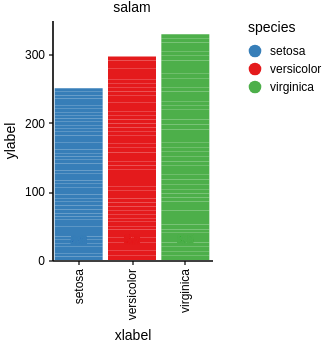

Notebook source saved alongside this figure:
### Code cell
p1 = (
    alt.Chart(iris)
    .mark_bar()
    .encode(
        x=alt.X("species", title="xlabel", sort=None),
        y=alt.Y("sepal_length", title="ylabel", scale=alt.Scale(zero=False)),
        color="species",
    )
)
p2 = p1.mark_text(dy=-8).encode(text="sepal_length")
(p1 + p2).properties(title="salam", height=120, width=80)

### Figure 1 — Vega-Lite specification as saved in the notebook (floating-point values rounded to 4 significant figures; data arrays with more than 128 entries replaced by an {"elided": "..."} marker saying what was removed)
{"config": {"font": "Helvetica", "padding": 0, "scheme": "set1", "color": {"field": "color", "type": "Set1"}, "view": {"strokeWidth": 0}, "title": {"fontSize": 7, "offset": 3, "fontWeight": "normal"}, "axis": {"grid": false, "domainColor": "black", "domainWidth": 0.8, "tickColor": "black", "tickSize": 2, "tickWidth": 0.6, "labelFontWeight": "normal", "titleFontWeight": "normal", "labelFontSize": 6, "titleFontSize": 7}, "range": {"category": ["#377EB8", "#E41A1C", "#4DAF4A", "#984EA3", "#FF7F00", "#A55628"], "heatmap": {"scheme": "viridis"}, "ordinal": {"scheme": "set1"}, "ramp": {"scheme": "set1"}, "diverging": {"scheme": "set1"}}, "legend": {"labelFontWeight": "normal", "titleFontWeight": "normal", "labelFontSize": 6, "titleFontSize": 7, "labelBaseline": "middle", "symbolSize": 40, "symbolOpacity": 1, "symbolStrokeWidth": 0}, "boxplot": {"outliers": {"size": 8, "filled": true}}, "mark": {"color": "#377EB8", "opacity": 1}, "area": {"fill": "#377EB8", "line": true, "fillOpacity": 0.1}, "line": {"strokeWidth": 1.2}, "point": {"filled": true}, "text": {"size": 6, "baseline": "middle"}, "bar": {"stroke": false}}, "layer": [{"mark": "bar", "encoding": {"color": {"field": "species", "type": "nominal"}, "x": {"field": "species", "sort": null, "title": "xlabel", "type": "nominal"}, "y": {"field": "sepal_length", "scale": {"zero": false}, "title": "ylabel", "type": "quantitative"}}}, {"mark": {"type": "text", "dy": -8}, "encoding": {"color": {"field": "species", "type": "nominal"}, "text": {"field": "sepal_length", "type": "quantitative"}, "x": {"field": "species", "sort": null, "title": "xlabel", "type": "nominal"}, "y": {"field": "sepal_length", "scale": {"zero": false}, "title": "ylabel", "type": "quantitative"}}}], "data": {"name": "data-a4bd480ea976f54878a155ce12ba18ce"}, "height": 120, "title": "salam", "width": 80, "$schema": "https://vega.github.io/schema/vega-lite/v4.17.0.json", "datasets": {"data-a4bd480ea976f54878a155ce12ba18ce": {"elided": "150 records"}}}
